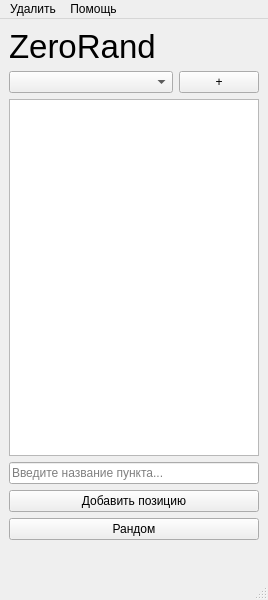
<?xml version="1.0" encoding="UTF-8"?>
<ui version="4.0">
 <class>MainWindow</class>
 <widget class="QMainWindow" name="MainWindow">
  <property name="geometry">
   <rect>
    <x>0</x>
    <y>0</y>
    <width>268</width>
    <height>600</height>
   </rect>
  </property>
  <property name="windowTitle">
   <string>ZeroRand</string>
  </property>
  <property name="windowIcon">
   <iconset resource="res.qrc">
    <normaloff>:/ico/ico.png</normaloff>:/ico/ico.png</iconset>
  </property>
  <widget class="QWidget" name="centralwidget">
   <layout class="QGridLayout" name="gridLayout">
    <item row="4" column="0" colspan="2">
     <widget class="QLineEdit" name="le_addtoDB">
      <property name="placeholderText">
       <string>Введите название пункта...</string>
      </property>
     </widget>
    </item>
    <item row="5" column="0" colspan="2">
     <widget class="QPushButton" name="pb_addtoDB">
      <property name="text">
       <string>Добавить позицию</string>
      </property>
     </widget>
    </item>
    <item row="0" column="0" colspan="2">
     <widget class="QLabel" name="label">
      <property name="font">
       <font>
        <pointsize>25</pointsize>
       </font>
      </property>
      <property name="text">
       <string>ZeroRand</string>
      </property>
     </widget>
    </item>
    <item row="2" column="1">
     <widget class="QPushButton" name="pb_addDB">
      <property name="sizePolicy">
       <sizepolicy hsizetype="Maximum" vsizetype="Fixed">
        <horstretch>0</horstretch>
        <verstretch>0</verstretch>
       </sizepolicy>
      </property>
      <property name="toolTip">
       <string>&lt;html&gt;&lt;head/&gt;&lt;body&gt;&lt;p&gt;Добавить новый список&lt;/p&gt;&lt;/body&gt;&lt;/html&gt;</string>
      </property>
      <property name="text">
       <string>+</string>
      </property>
     </widget>
    </item>
    <item row="8" column="0" colspan="2" alignment="Qt::AlignHCenter">
     <widget class="QLabel" name="lbl_random">
      <property name="font">
       <font>
        <pointsize>15</pointsize>
        <bold>true</bold>
       </font>
      </property>
      <property name="text">
       <string/>
      </property>
     </widget>
    </item>
    <item row="7" column="0" colspan="2">
     <widget class="QPushButton" name="pb_random">
      <property name="text">
       <string>Рандом</string>
      </property>
     </widget>
    </item>
    <item row="2" column="0">
     <widget class="QComboBox" name="cb_chooseDB">
      <property name="placeholderText">
       <string>Выберите базу...</string>
      </property>
     </widget>
    </item>
    <item row="3" column="0" colspan="2">
     <widget class="QListWidget" name="list_Main">
      <property name="editTriggers">
       <set>QAbstractItemView::AllEditTriggers</set>
      </property>
      <property name="uniformItemSizes">
       <bool>false</bool>
      </property>
     </widget>
    </item>
   </layout>
  </widget>
  <widget class="QMenuBar" name="menubar">
   <property name="geometry">
    <rect>
     <x>0</x>
     <y>0</y>
     <width>268</width>
     <height>22</height>
    </rect>
   </property>
   <widget class="QMenu" name="menu">
    <property name="title">
     <string>Удалить</string>
    </property>
    <addaction name="del_list"/>
    <addaction name="del_point"/>
   </widget>
   <widget class="QMenu" name="menu_2">
    <property name="title">
     <string>Помощь</string>
    </property>
    <addaction name="help"/>
    <addaction name="search"/>
    <addaction name="separator"/>
    <addaction name="about"/>
   </widget>
   <addaction name="menu"/>
   <addaction name="menu_2"/>
  </widget>
  <widget class="QStatusBar" name="statusbar"/>
  <action name="del_list">
   <property name="text">
    <string>Удалить список...</string>
   </property>
   <property name="shortcut">
    <string>Shift+Del</string>
   </property>
  </action>
  <action name="del_point">
   <property name="text">
    <string>Удалить пункт...</string>
   </property>
   <property name="shortcut">
    <string>Del</string>
   </property>
  </action>
  <action name="help">
   <property name="text">
    <string>Помощь</string>
   </property>
   <property name="shortcut">
    <string>F1</string>
   </property>
  </action>
  <action name="about">
   <property name="text">
    <string>О программе</string>
   </property>
  </action>
  <action name="search">
   <property name="text">
    <string>Искать пункт в Яндексе</string>
   </property>
   <property name="shortcut">
    <string>Ctrl+F</string>
   </property>
  </action>
 </widget>
 <resources>
  <include location="res.qrc"/>
 </resources>
 <connections>
  <connection>
   <sender>le_addtoDB</sender>
   <signal>returnPressed()</signal>
   <receiver>pb_addtoDB</receiver>
   <slot>click()</slot>
   <hints>
    <hint type="sourcelabel">
     <x>133</x>
     <y>461</y>
    </hint>
    <hint type="destinationlabel">
     <x>133</x>
     <y>492</y>
    </hint>
   </hints>
  </connection>
 </connections>
</ui>
